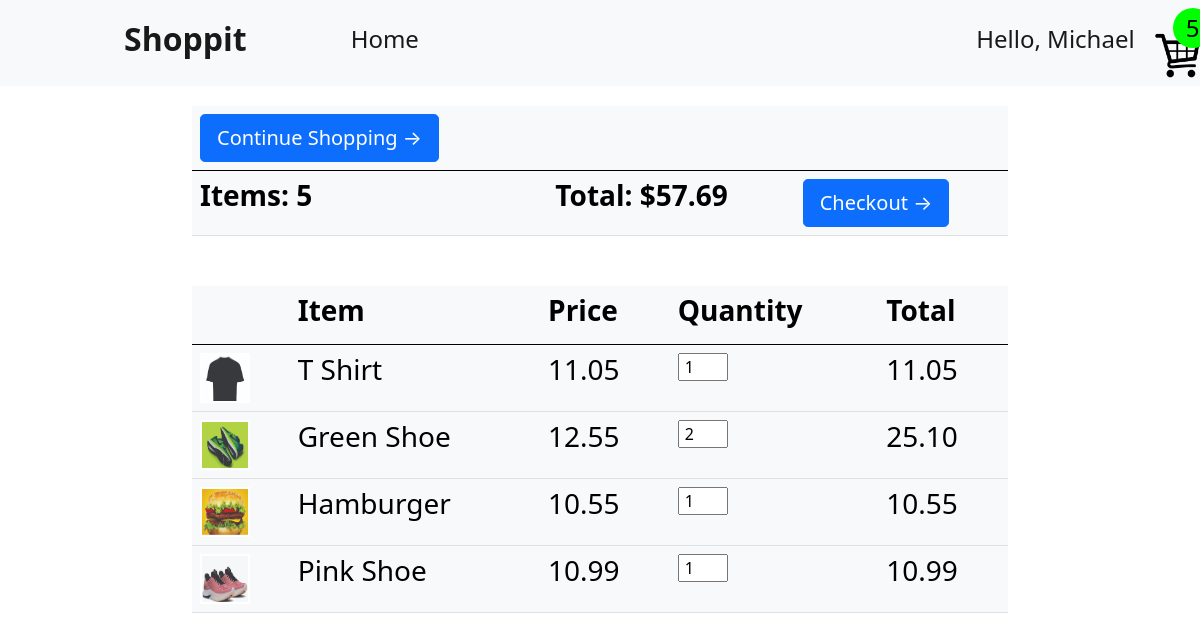
/cart (signed in), run on the app's committed database.
### store/models.py (models this page shows, shortened)
class Cart(models.Model):
    customer = models.ForeignKey(Customer, on_delete=models.CASCADE)
    cart_id = models.UUIDField(default=uuid.uuid4, unique=True, editable=False)
    completed = models.BooleanField(default=False)
    @property
    def get_cart_total(self):
        cartitems = self.cartitems_set.all()
        total = sum([item.get_total for item in cartitems])
        return total
    @property
    def get_itemtotal(self):
        cartitems = self.cartitems_set.all()
        total = sum([item.quantity for item in cartitems])
        return total

class Cartitems(models.Model):
    cart = models.ForeignKey(Cart, on_delete=models.CASCADE)
    product =  models.ForeignKey(Product, on_delete=models.CASCADE)
    quantity = models.IntegerField(default=0)
    @property
    def get_total(self):
        total = self.quantity * self.product.price
        if total == 0.00:
            self.delete()
        return total

class Product(models.Model):
    name =  models.CharField(max_length=50)
    price = models.FloatField(default=10.55)
    image = models.ImageField()

### store/views.py (the view)
# urls.py: path('cart', views.cart, name = 'cart'),
def cart(request):
    if request.user.is_authenticated:
        customer = request.user.customer
        cart, created = Cart.objects.get_or_create(customer = customer, completed = False)
        cartitems = cart.cartitems_set.all()
    else:
        cartitems = []
        cart = {"get_cart_total": 0, "get_itemtotal": 0}
    return render(request, 'cart.html', {'cartitems' : cartitems, 'cart':cart})

### store/templates/cart.html
{% extends 'base.html' %}
{% block content %}
<div class = 'container' style = "width: 70%">
    <table class="table table-light table-hover">
        <thead>
          <tr>
            <th scope="col"><button type="button" class="btn btn-primary btn-lg">Continue Shopping →</button></th>
            <th scope="col"></th>
            <th scope="col"></th>
            <th scope="col"></th>
          </tr>
        </thead>
        <tbody>
          <tr>
            <th scope="row"><h3><strong>Items: {{cart.get_itemtotal}}</strong></h3></th>
            <td></td>
            <td><h3><strong>Total: ${{cart.get_cart_total|floatformat:2}}</strong></h3></td>
            <td>
              <a href = " {% url 'checkout' %} ">
                <button type="button" class="btn btn-primary btn-lg">Checkout →</button></a></td>
          </tr>
        </tbody>
      </table>
    </div>
<div class = 'container' style = 'margin-top: 50px; width: 70%'>
<table class="table table-light table-hover">
    <thead>
      <tr>
        <th scope="col"></th>
        <th scope="col"><h3><strong>Item</strong></h3></th>
        <th scope="col"><h3><strong>Price</strong></h3></th>
        <th scope="col"><h3><strong>Quantity</strong></h3></th>
        <th scope="col"><h3><strong>Total</strong></h3></th>
      </tr>
    </thead>
    <tbody>
      {% for item in cartitems %}
      <tr>
        <th scope="row"><div id = "cart_image"><img src = {{item.product.image.url}}></div></th>
        <td><h3>{{item.product.name}}</h3></td>
        <td><h3>{{item.product.price}}</h3></td>
        <td><input type = 'number' class = 'quantity' value = "{{item.quantity}}" style = 'width: 50px; padding-left: 5px'></td>
        <td><h3>{{item.get_total | floatformat:2}}</h3></td>
      </tr>
      {% endfor %}
    </tbody>
  </table>
</div>
{% endblock %}

### store/templates/base.html (shortened to what this page needs)
<!DOCTYPE html>
<html lang="en">
    {% load static %}
<head>
    <link href="https://cdn.jsdelivr.net/npm/bootstrap@5.0.0-beta3/dist/css/bootstrap.min.css" rel="stylesheet">
    <link rel="stylesheet" href="https://cdn.jsdelivr.net/npm/uikit@3.6.22/dist/css/uikit.min.css" />
    <link rel ='stylesheet' href = "{% static 'css/style.css' %}">
</head>
<body>
    <nav class="navbar navbar-expand-lg navbar-light bg-light">
        <div class="container-fluid">
          <a class="navbar-brand" href="#"><h2><strong>Shoppit</strong></h2></a>
          <div class="collapse navbar-collapse" id="navbarSupportedContent">
            <ul class="navbar-nav me-auto mb-2 mb-lg-0">
              <li class="nav-item">
                <a class="nav-link active" aria-current="page" href="{% url 'store' %}"><h4>Home</h4></a>
              </li>
              <li class="nav-item">
                <a class="nav-link active" aria-current="page" href=""><h4>Hello, {{user}}</h4></a>
              </li>
            </ul>
            <form class="d-flex">
              <a href = "{% url 'cart' %}">
                <div class ='cart_container'>
                <img src = "{% static 'image/cart1.png' %}">
                <div class = 'cart-item-count'><h4>{{cart.get_itemtotal}}</h4></div>
            </div>
          </a>
            </form>
          </div>
        </div>
      </nav>
      {% block content %}{% endblock %}
</body>
</html>

### store/static/css/style.css (style rules this page uses)
* { padding: 0px; margin: 0px; box-sizing: border-box; }
.navbar-nav { width: 800px !important; justify-content: space-between !important; }
.me-auto { margin-left: 5rem !important; }
.navbar-brand { margin-left: 7rem; }
.container-fluid { display: flex !important; justify-content: space-evenly; }
.container { margin: auto; margin-top: 20px; }
#cart_image { width: 50px; height: 50px; border: 2px solid white; }
#cart_image img { width: 100%; height: 100%; }
.cart_container { width: 70px; height: 70px; border-radius: 5px; display: flex; flex-direction: column; align-items: center; justify-content: end; position: relative; }
.cart_container img { width: 65%; height: 65%; }
.cart-item-count { width: 40px; height: 40px; border-radius: 50%; background-color: lime; position: absolute; top: 0px; right: 0px; display: flex; align-items: center; justify-content: center; color: black }
.cart-item-count h4 { margin: 0px !important; }

### data on the page
Cart: get_itemtotal "5", get_cart_total "57.69"
Cartitems: product.image (picture), product.name "T Shirt", product.price "11.05", quantity "1", get_total "11.05"
Cartitems: product.image (picture), product.name "Green Shoe", product.price "12.55", quantity "2", get_total "25.10"
Cartitems: product.image (picture), product.name "Hamburger", product.price "10.55", quantity "1", get_total "10.55"
Cartitems: product.image (picture), product.name "Pink Shoe", product.price "10.99", quantity "1", get_total "10.99"

### other printed values
{{ user }} "Michael"
